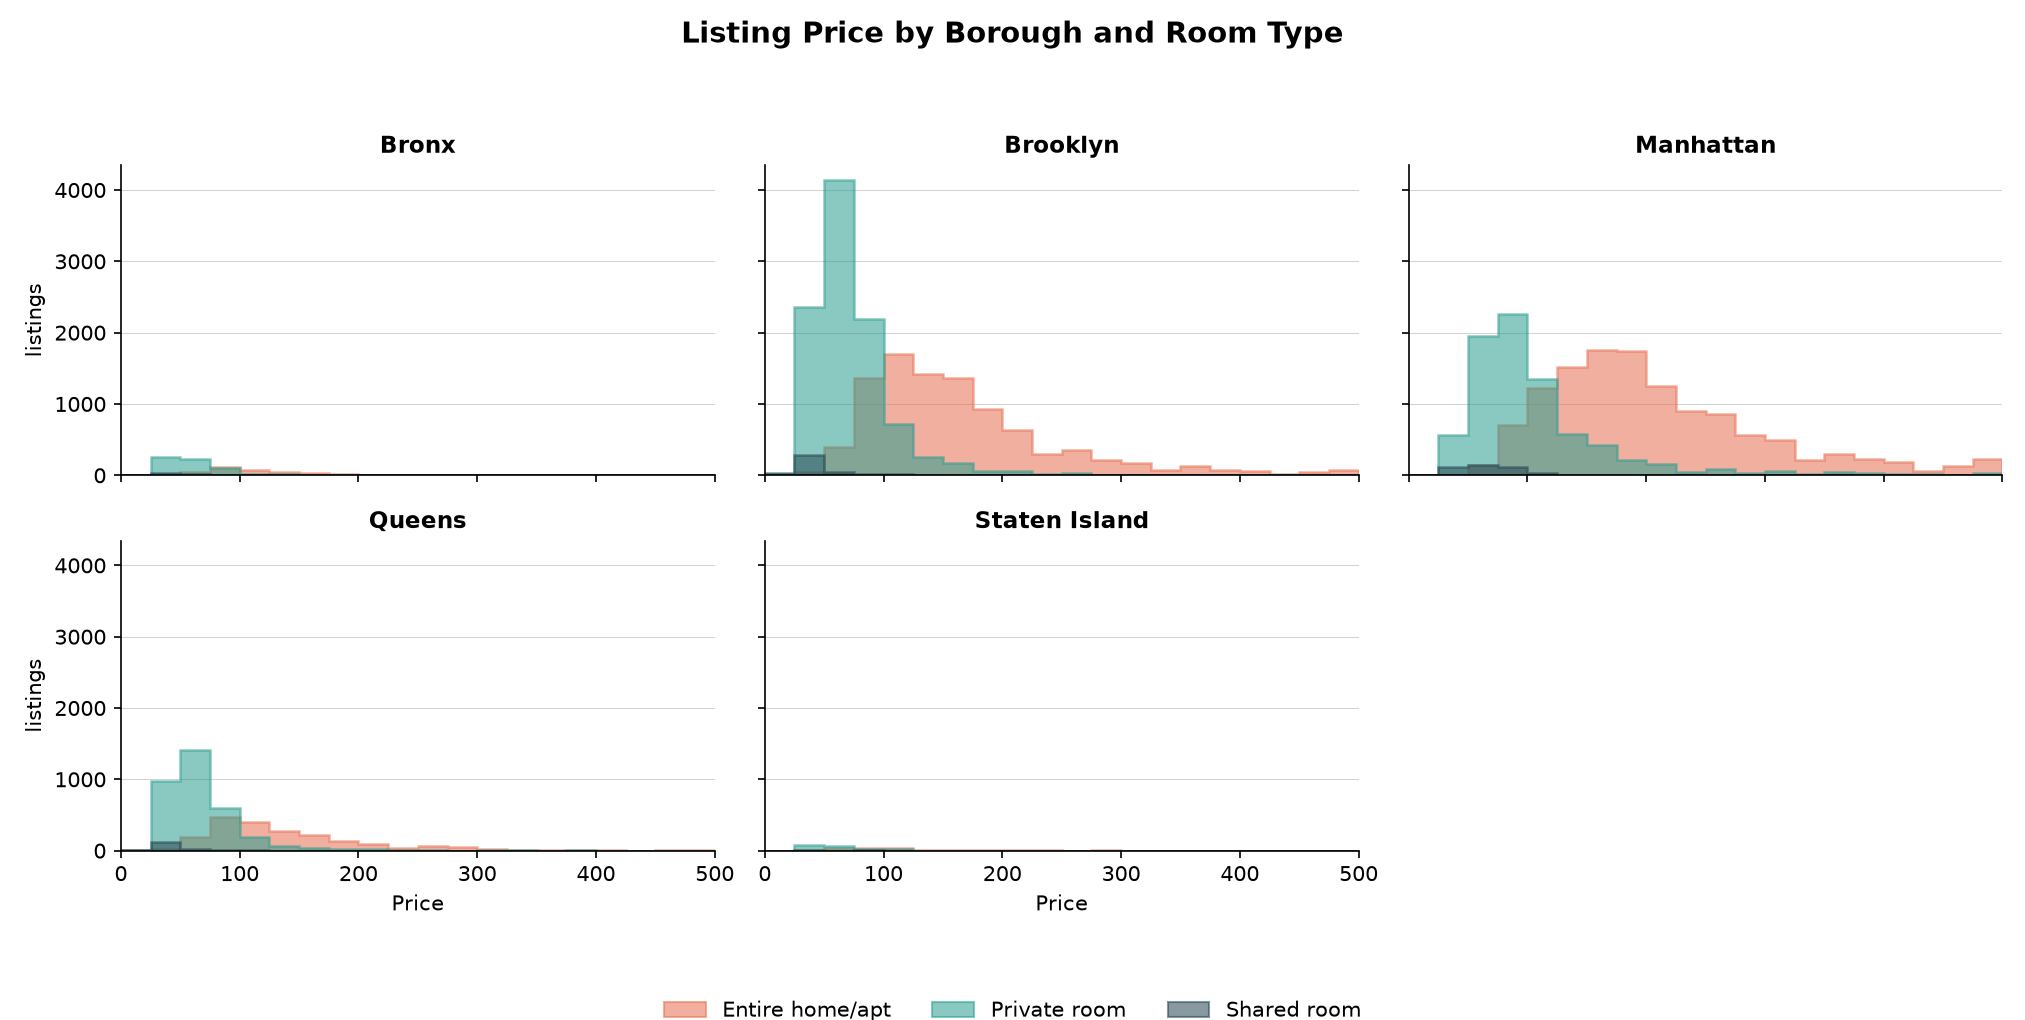

This figure's Python source:
"""Faceted histograms of listing price by borough, split by room type.

One panel per neighbourhood group; within each panel, overlapping histograms
for Entire home/apt, Private room, and Shared room so both the borough effect
and the room-type effect are visible at once.
"""

from pathlib import Path

import matplotlib.pyplot as plt
import pandas as pd

SCRIPT_DIR = Path(__file__).resolve().parent
CSV_PATH = SCRIPT_DIR.parent / "AB_NYC_2019.csv"
GROUP_COL = "neighbourhood_group"
TYPE_COL = "room_type"
VALUE_COL = "price"

GROUP_ORDER = ["Bronx", "Brooklyn", "Manhattan", "Queens", "Staten Island"]
TYPE_ORDER = ["Entire home/apt", "Private room", "Shared room"]

TYPE_COLORS = {
    "Entire home/apt": "#E76F51",
    "Private room": "#2A9D8F",
    "Shared room": "#264653",
}

PRICE_CAP = 500  # x-axis cap; a small number of listings above this are excluded
BIN_WIDTH = 25


def load_data():
    df = pd.read_csv(CSV_PATH, usecols=[GROUP_COL, TYPE_COL, VALUE_COL])
    df = df.dropna(subset=[GROUP_COL, TYPE_COL, VALUE_COL])
    df = df[df[VALUE_COL] > 0]
    return df


def main():
    df = load_data()

    n_total = len(df)
    n_shown = len(df[df[VALUE_COL] <= PRICE_CAP])
    n_hidden = n_total - n_shown

    bins = list(range(0, PRICE_CAP + BIN_WIDTH, BIN_WIDTH))

    n = len(GROUP_ORDER)
    ncols = 3
    nrows = -(-n // ncols)  # ceil

    fig, axes = plt.subplots(nrows, ncols, figsize=(4.5 * ncols, 3.4 * nrows), sharex=True, sharey=True)
    axes = axes.flatten()

    for ax, group in zip(axes, GROUP_ORDER):
        for room_type in TYPE_ORDER:
            values = df.loc[(df[GROUP_COL] == group) & (df[TYPE_COL] == room_type), VALUE_COL]
            values = values[values <= PRICE_CAP]

            ax.hist(
                values,
                bins=bins,
                color=TYPE_COLORS[room_type],
                alpha=0.55,
                label=room_type,
                histtype="stepfilled",
                linewidth=1.2,
                edgecolor=TYPE_COLORS[room_type],
            )

        ax.set_title(group, fontsize=11, fontweight="bold")
        ax.set_xlim(0, PRICE_CAP)

        ax.spines["top"].set_visible(False)
        ax.spines["right"].set_visible(False)
        ax.grid(axis="y", color="lightgray", linewidth=0.5, zorder=0)
        ax.set_axisbelow(True)

    for ax in axes[n:]:
        ax.set_visible(False)

    for ax in axes[:n]:
        if ax.get_subplotspec().is_last_row():
            ax.set_xlabel("Price")
        if ax.get_subplotspec().is_first_col():
            ax.set_ylabel("listings")

    handles = [plt.Rectangle((0, 0), 1, 1, facecolor=TYPE_COLORS[t], alpha=0.55, edgecolor=TYPE_COLORS[t]) for t in TYPE_ORDER]
    fig.legend(handles, TYPE_ORDER, loc="lower center", ncol=3, bbox_to_anchor=(0.5, -0.02), frameon=False)

    fig.suptitle("Listing Price by Borough and Room Type", fontsize=14, fontweight="bold")
    fig.text(
        0.5,
        0.01 - 0.03,
        f"Price capped at ${PRICE_CAP}; {n_hidden:,} listings above this ({n_hidden / n_total:.1%} of total) are not shown.",
        ha="center",
        fontsize=9,
        color="gray",
    )

    fig.tight_layout(rect=(0, 0.08, 1, 0.94))
    fig.savefig(SCRIPT_DIR / "histogram-type.png", dpi=150)
    plt.show()


if __name__ == "__main__":
    main()
